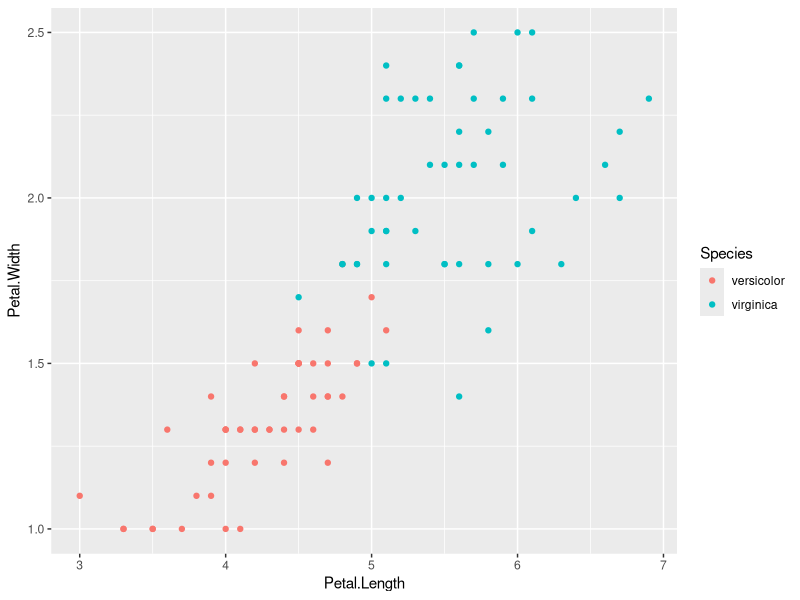
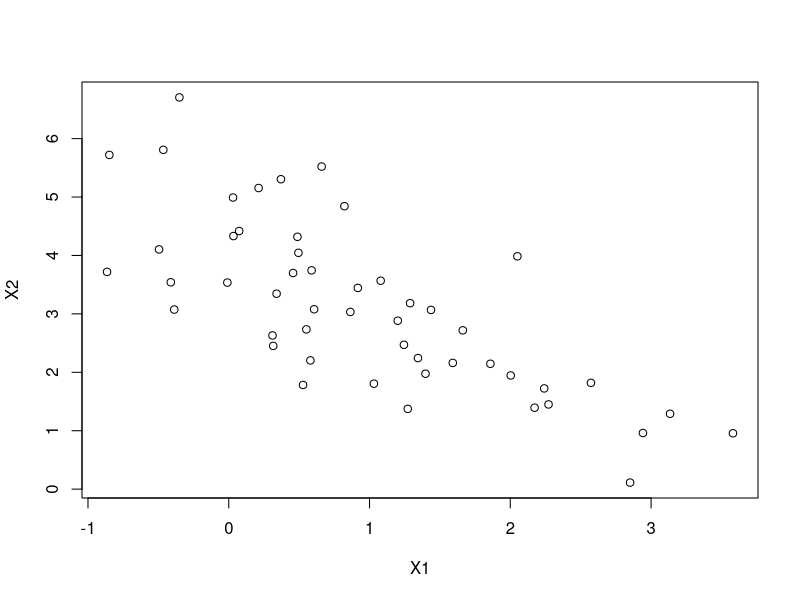
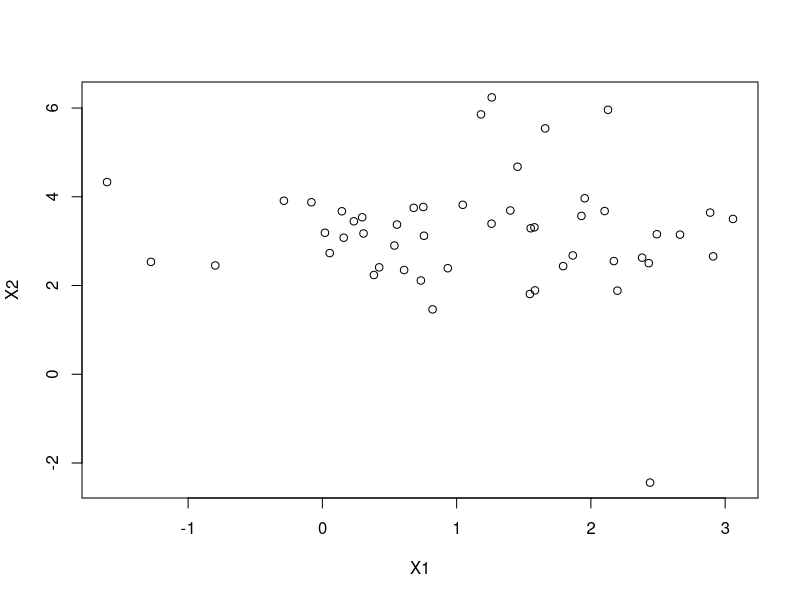
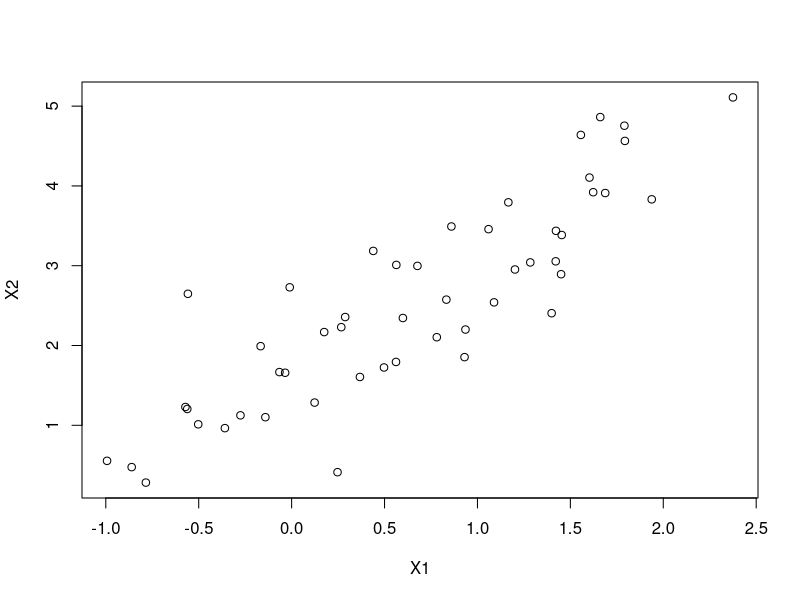
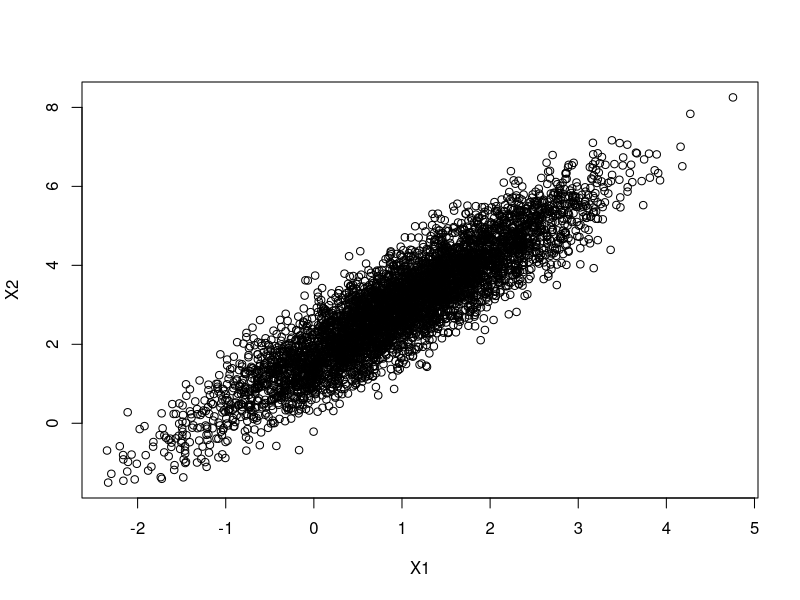

Recreate these plots in R, in order.
## ---- chunk 1
data(iris)
d<-iris

library(tidyverse)

x0 <- d %>% filter(Species=="versicolor") %>% select(3:4)
x1 <- d %>% filter(Species=="virginica") %>% select(3:4)

iris %>%
  filter(Species %in% c("versicolor", "virginica")) %>%
  ggplot(aes(x = Petal.Length, y = Petal.Width, color = Species)) +
  geom_point()
## ---- chunk 2

rbinorm <- function(n, mu1, mu2, rho, sigma1_sq, sigma2_sq) {
  # returns an n x 2 matrix
  # where each row is realization of the bivariate normal distribution
  
  sigma1 <- sqrt(sigma1_sq)
  sigma2 <- sqrt(sigma2_sq)
  
  u <- rnorm(n)
  v <- rnorm(n)
  
  x1 <- mu1 + sigma1 * sqrt(1 - rho^2) * u + sigma1 * rho * v
  x2 <- mu2 + sigma2 * v
  
  return(cbind(x1, x2))
}

# rho = -0.7
genpoints<-rbinorm(50, 1, 3, -0.7, 1, 2)
plot(genpoints, xlab="X1", ylab="X2")

# rho = 0.1
genpoints<-rbinorm(50, 1, 3, 0.1, 1, 2)
plot(genpoints, xlab="X1", ylab="X2")

# rho = 0.9
genpoints<-rbinorm(50, 1, 3, 0.9, 1, 2)
plot(genpoints, xlab="X1", ylab="X2")

# testing with more samples to show elliptically contoured shape
genpoints <- rbinorm(5000, 1, 3, 0.9, 1, 2)
plot(genpoints, xlab="X1", ylab="X2")

  
## ---- chunk 3

M <- rbinorm(50, 1, 3, 0.7, 1, 3)
colMeans(M)
cov(M)

N <- rbinorm(10000, 1, 3, 0.7, 1, 3)
colMeans(N)
cov(N)

## ---- chunk 4
mu0_hat <- colMeans(x0) # vector of width and length averages for versicolor
mu1_hat <- colMeans(x1) # vector of width and length averages for virginica

sigma0_hat <- cov(x0) # variance-covariance matrix for versicolor
sigma1_hat <- cov(x1) # variance-covariance matrix for viriginica
## ---- chunk 5

p0_hat <- sum(iris$Species == "versicolor") / sum(iris$Species %in% c("versicolor", "virginica"))
p1_hat <- p0_hat <- sum(iris$Species == "virginica") /
  sum(iris$Species %in% c("versicolor", "virginica"))

classify <- function(length, width) {
  # returns 0 if flower is of type 0 (versicolor)
  # and 1 if flower is of type 1 (virginica)
  
  x <- matrix(c(length, width), ncol = 1)
  
  r0_sq <- as.numeric(t(x - mu0_hat) %*% solve(sigma0_hat) %*% (x - mu0_hat))
  r1_sq <- as.numeric(t(x - mu1_hat) %*% solve(sigma1_hat) %*% (x - mu1_hat))
  
  if (r0_sq < log(det(sigma1_hat)/det(sigma0_hat)) + 2*log(p0_hat/p1_hat) + r1_sq) {
    return(0)
  } else {
    return(1)
  }
}

classify(5, 1.8)

classify(4.5, 1.5) # should return type 0
classify(5.75, 1.75) # type 1
classify(4.75, 2.2) # type 1
